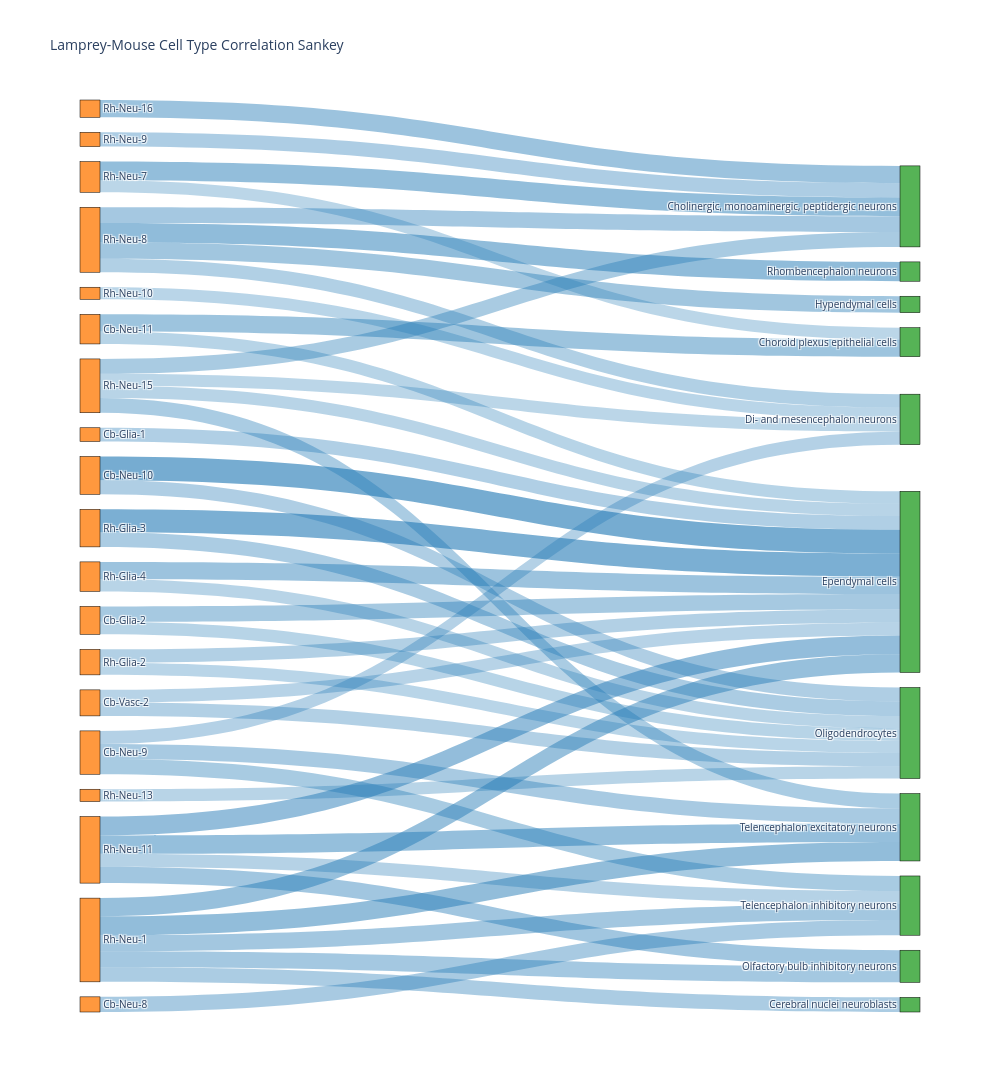

This figure's notebook cell:
### Code cell
fig = plot_sankey_from_corr(corr_matrix, threshold=0.3, )
fig.write_html('/data/work/22.fusemap/05.stereoalign/02.scvi/08.Pons/01_20251223/Pons_1.html')

### Figure 1 — Plotly figure (JSON) as saved in the notebook; plotly's stock layout.template omitted (floating-point values rounded to 4 significant figures)
{"data": [{"link": {"color": ["rgba(31, 119, 180, 0.34912522890650927)", "rgba(31, 119, 180, 0.3950475116212776)", "rgba(31, 119, 180, 0.3181903572299139)", "rgba(31, 119, 180, 0.6096688237276436)", "rgba(31, 119, 180, 0.3562491867773243)", "rgba(31, 119, 180, 0.43583617501755917)", "rgba(31, 119, 180, 0.3186879673829663)", "rgba(31, 119, 180, 0.38643919570012625)", "rgba(31, 119, 180, 0.33272232888854375)", "rgba(31, 119, 180, 0.38697756078444495)", "rgba(31, 119, 180, 0.38533072398069135)", "rgba(31, 119, 180, 0.3227946738049251)", "rgba(31, 119, 180, 0.3407149567009076)", "rgba(31, 119, 180, 0.3399247085693533)", "rgba(31, 119, 180, 0.3108964128536695)", "rgba(31, 119, 180, 0.5867078375270596)", "rgba(31, 119, 180, 0.3707263102499109)", "rgba(31, 119, 180, 0.44016288323309816)", "rgba(31, 119, 180, 0.311852986764935)", "rgba(31, 119, 180, 0.37303461873840216)", "rgba(31, 119, 180, 0.4630653287837583)", "rgba(31, 119, 180, 0.404618917105505)", "rgba(31, 119, 180, 0.48560810950106376)", "rgba(31, 119, 180, 0.40844162945727297)", "rgba(31, 119, 180, 0.30872595205339315)", "rgba(31, 119, 180, 0.48150675893412564)", "rgba(31, 119, 180, 0.41491565886655374)", "rgba(31, 119, 180, 0.4709213913407155)", "rgba(31, 119, 180, 0.3307608233034744)", "rgba(31, 119, 180, 0.31320265387436363)", "rgba(31, 119, 180, 0.3802440120668907)", "rgba(31, 119, 180, 0.30335934409852655)", "rgba(31, 119, 180, 0.31312778775720446)", "rgba(31, 119, 180, 0.37563735897047085)", "rgba(31, 119, 180, 0.4410882777280268)", "rgba(31, 119, 180, 0.4789135788191444)", "rgba(31, 119, 180, 0.30335845517410415)", "rgba(31, 119, 180, 0.40104853142717856)", "rgba(31, 119, 180, 0.3433626191189819)", "rgba(31, 119, 180, 0.4191110351511774)", "rgba(31, 119, 180, 0.49294753989738016)", "rgba(31, 119, 180, 0.36429872109947514)"], "source": [0, 1, 1, 3, 3, 4, 4, 11, 12, 12, 12, 14, 14, 16, 16, 17, 17, 18, 18, 19, 19, 19, 19, 19, 20, 21, 21, 21, 21, 23, 25, 25, 25, 25, 26, 32, 32, 33, 33, 33, 33, 34], "target": [42, 42, 47, 42, 47, 38, 42, 50, 40, 49, 50, 42, 47, 42, 47, 42, 47, 42, 47, 36, 42, 45, 49, 50, 40, 42, 45, 49, 50, 47, 37, 40, 42, 49, 37, 37, 38, 37, 40, 43, 48, 37], "value": [0.3491, 0.395, 0.3182, 0.6097, 0.3562, 0.4358, 0.3187, 0.3864, 0.3327, 0.387, 0.3853, 0.3228, 0.3407, 0.3399, 0.3109, 0.5867, 0.3707, 0.4402, 0.3119, 0.373, 0.4631, 0.4046, 0.4856, 0.4084, 0.3087, 0.4815, 0.4149, 0.4709, 0.3308, 0.3132, 0.3802, 0.3034, 0.3131, 0.3756, 0.4411, 0.4789, 0.3034, 0.401, 0.3434, 0.4191, 0.4929, 0.3643]}, "node": {"color": ["rgba(255, 127, 14, 0.8)", "rgba(255, 127, 14, 0.8)", "rgba(255, 127, 14, 0.8)", "rgba(255, 127, 14, 0.8)", "rgba(255, 127, 14, 0.8)", "rgba(255, 127, 14, 0.8)", "rgba(255, 127, 14, 0.8)", "rgba(255, 127, 14, 0.8)", "rgba(255, 127, 14, 0.8)", "rgba(255, 127, 14, 0.8)", "rgba(255, 127, 14, 0.8)", "rgba(255, 127, 14, 0.8)", "rgba(255, 127, 14, 0.8)", "rgba(255, 127, 14, 0.8)", "rgba(255, 127, 14, 0.8)", "rgba(255, 127, 14, 0.8)", "rgba(255, 127, 14, 0.8)", "rgba(255, 127, 14, 0.8)", "rgba(255, 127, 14, 0.8)", "rgba(255, 127, 14, 0.8)", "rgba(255, 127, 14, 0.8)", "rgba(255, 127, 14, 0.8)", "rgba(255, 127, 14, 0.8)", "rgba(255, 127, 14, 0.8)", "rgba(255, 127, 14, 0.8)", "rgba(255, 127, 14, 0.8)", "rgba(255, 127, 14, 0.8)", "rgba(255, 127, 14, 0.8)", "rgba(255, 127, 14, 0.8)", "rgba(255, 127, 14, 0.8)", "rgba(255, 127, 14, 0.8)", "rgba(255, 127, 14, 0.8)", "rgba(255, 127, 14, 0.8)", "rgba(255, 127, 14, 0.8)", "rgba(255, 127, 14, 0.8)", "rgba(44, 160, 44, 0.8)", "rgba(44, 160, 44, 0.8)", "rgba(44, 160, 44, 0.8)", "rgba(44, 160, 44, 0.8)", "rgba(44, 160, 44, 0.8)", "rgba(44, 160, 44, 0.8)", "rgba(44, 160, 44, 0.8)", "rgba(44, 160, 44, 0.8)", "rgba(44, 160, 44, 0.8)", "rgba(44, 160, 44, 0.8)", "rgba(44, 160, 44, 0.8)", "rgba(44, 160, 44, 0.8)", "rgba(44, 160, 44, 0.8)", "rgba(44, 160, 44, 0.8)", "rgba(44, 160, 44, 0.8)", "rgba(44, 160, 44, 0.8)", "rgba(44, 160, 44, 0.8)"], "label": ["Cb-Glia-1", "Cb-Glia-2", "Cb-Neu-1", "Cb-Neu-10", "Cb-Neu-11", "Cb-Neu-2", "Cb-Neu-3", "Cb-Neu-4", "Cb-Neu-5", "Cb-Neu-6", "Cb-Neu-7", "Cb-Neu-8", "Cb-Neu-9", "Cb-Vasc-1", "Cb-Vasc-2", "Rh-Glia-1", "Rh-Glia-2", "Rh-Glia-3", "Rh-Glia-4", "Rh-Neu-1", "Rh-Neu-10", "Rh-Neu-11", "Rh-Neu-12", "Rh-Neu-13", "Rh-Neu-14", "Rh-Neu-15", "Rh-Neu-16", "Rh-Neu-2", "Rh-Neu-3", "Rh-Neu-4", "Rh-Neu-5", "Rh-Neu-6", "Rh-Neu-7", "Rh-Neu-8", "Rh-Neu-9", " Astrocytes", " Cerebral nuclei neuroblasts", " Cholinergic, monoaminergic, peptidergic neurons", " Choroid plexus epithelial cells", " Dentate gyrus granule neurons", " Di- and mesencephalon neurons", " Endothelial cells", " Ependymal cells", " Hypendymal cells", " Microglia", " Olfactory bulb inhibitory neurons", " Oligodendrocyte precursor cells", " Oligodendrocytes", " Rhombencephalon neurons", " Telencephalon excitatory neurons", " Telencephalon inhibitory neurons", " Vascular and leptomeningeal cells"], "line": {"color": "black", "width": 0.5}, "pad": 15, "thickness": 20}, "type": "sankey"}], "layout": {"font": {"size": 10}, "height": 1200, "title": {"text": "Lamprey-Mouse Cell Type Correlation Sankey"}, "width": 1000}}
